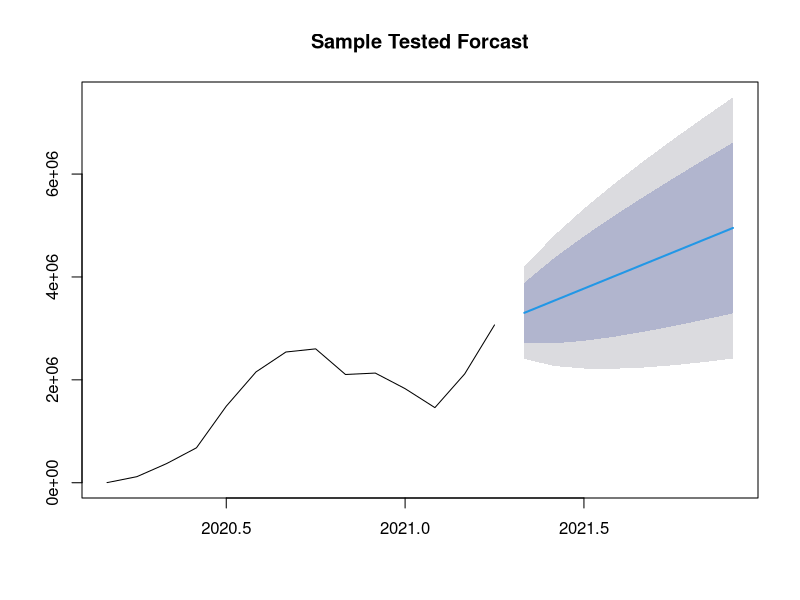
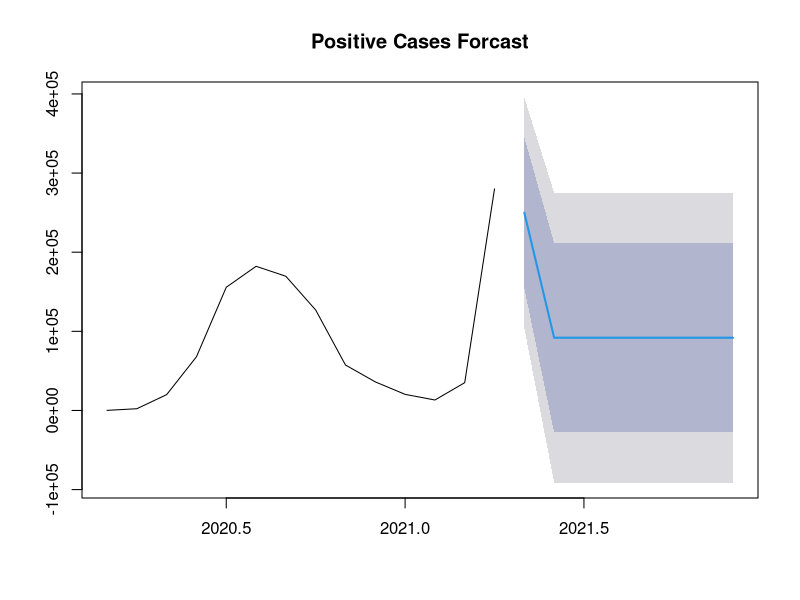
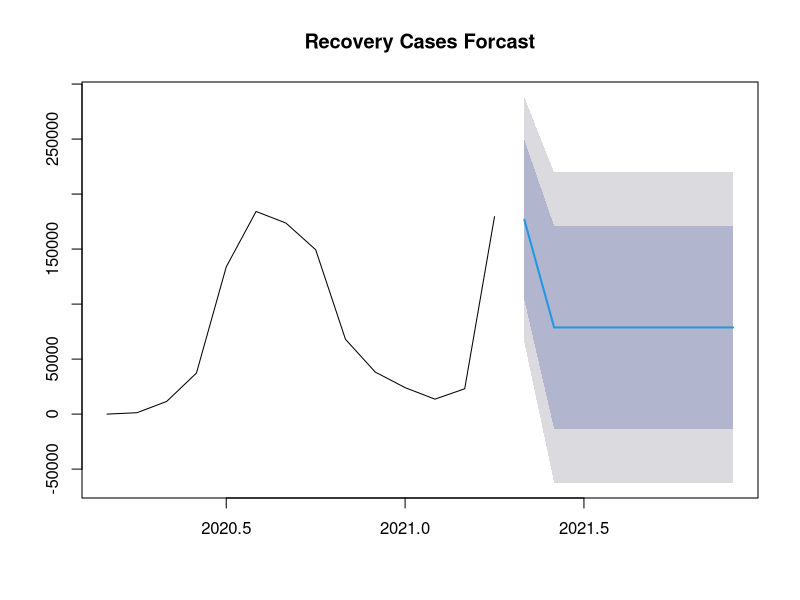
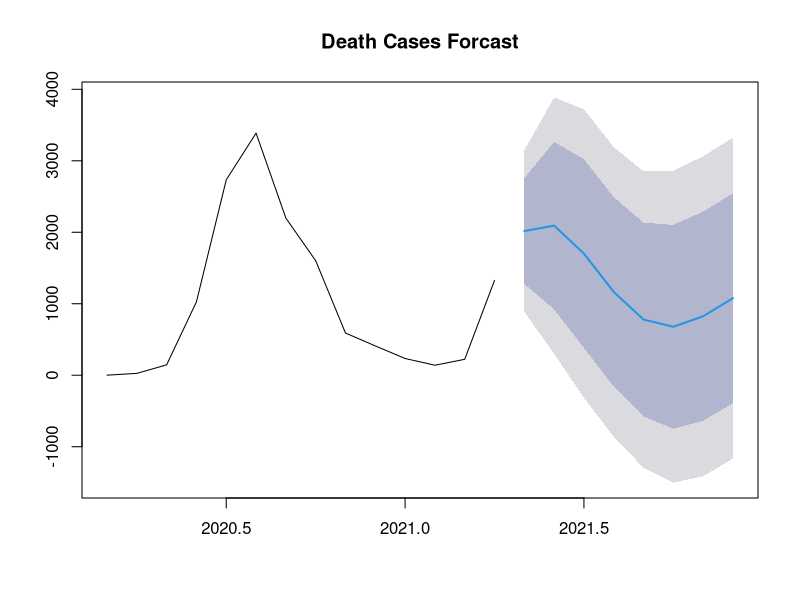
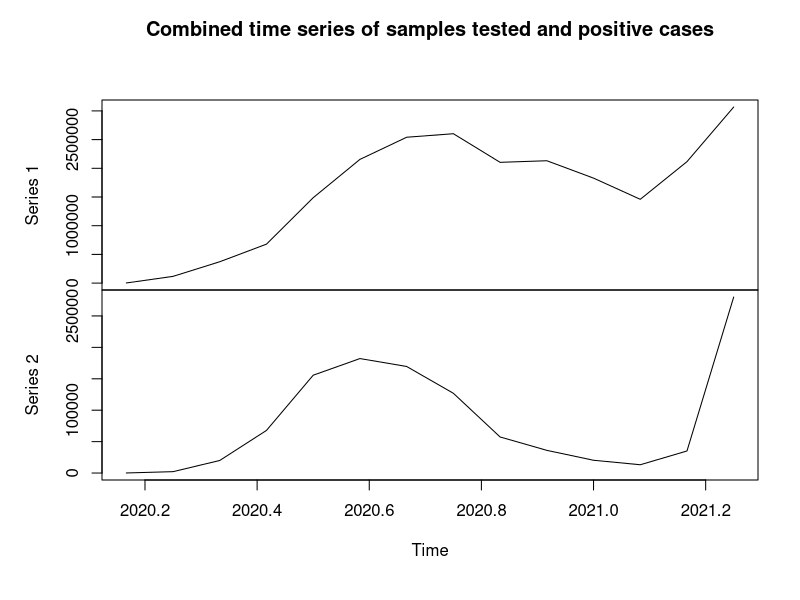

Source code (R) for these figures, in order:
#Importing Month Wise Covid Stats in Tamil Nadu.
CovidCases<-read.csv("Covid_Data_TN.csv")
View(CovidCases)

#Verifying type of data
str(CovidCases)

#Making the datas into timeseries data
covidtimeseries<-ts(CovidCases,start=c(2020,3),frequency=12)
print(covidtimeseries)


#Getting Time Series for particular columns.
samplesTested<-covidtimeseries[,"NumberOfSamplesTested"]
positiveCases<-covidtimeseries[,"NumberOfPositiveCases"]
recoveryCases<-covidtimeseries[,"NumberOfRecoveryCases"]
deathCases<-covidtimeseries[,"NumberOfDeathCases"]


#Forecasting and ploting using Armia method.
library(forecast)

#Forecasting is done till end of 2021
#Forecasting for sameples tested
samplesTestedFit<- auto.arima(samplesTested)
samplesTestedForecasting<-forecast(samplesTestedFit,8)
plot(samplesTestedForecasting,main="Sample Tested Forcast",type="l")
print(samplesTestedForecasting)

#Forecasting for postive cases
positiveCasesFit<- auto.arima(positiveCases)
positiveCasesForecasting<-forecast(positiveCasesFit,8)
plot(positiveCasesForecasting,main="Positive Cases Forcast",type="l")
print(positiveCasesForecasting)

#Forecasting for recovery cases
recoveryCasesFit<- auto.arima(recoveryCases)
recoveryCasesForecasting<-forecast(recoveryCasesFit,8)
plot(recoveryCasesForecasting,main="Recovery Cases Forcast",type="l")
print(recoveryCasesForecasting)


#Forecasting for death cases
deathCasesFit<- auto.arima(deathCases)
deathCasesForecasting<-forecast(deathCasesFit,8)
plot(deathCasesForecasting,main="Death Cases Forcast",type="l")
print(deathCasesForecasting)


#Multiple timeseries
combined<-matrix(c(CovidCases[,"NumberOfSamplesTested"],CovidCases[,"NumberOfPositiveCases"]),nrow=14)
View(combined)
timeseries<-ts(combined,start=c(2020,3),frequency=12)
print(timeseries)
plot(timeseries,main="Combined time series of samples tested and positive cases")




